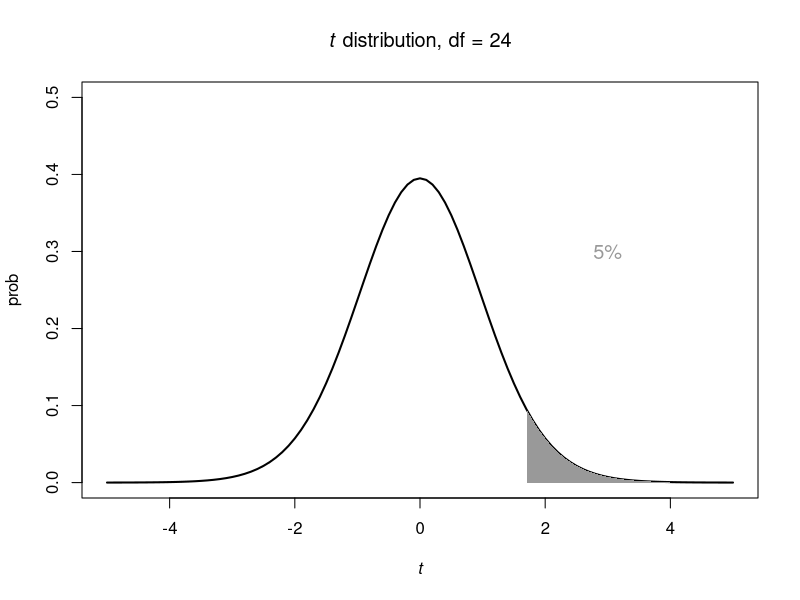
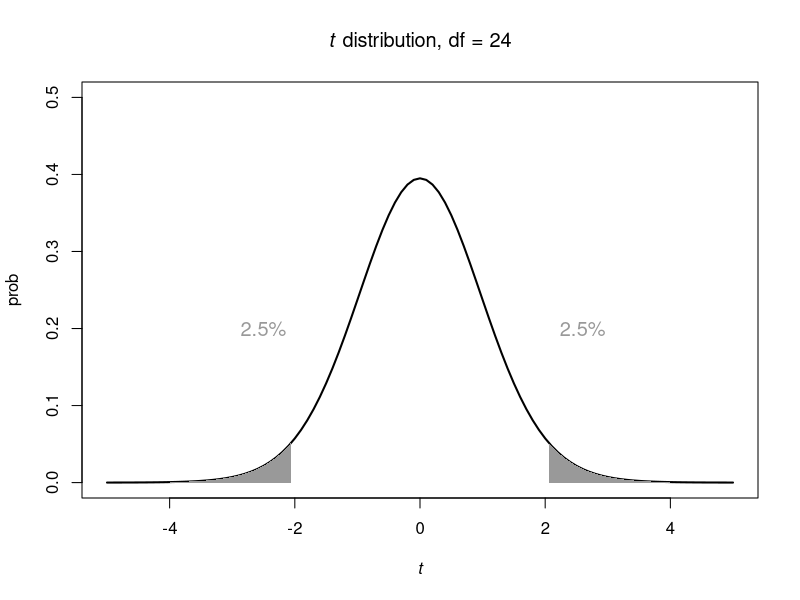
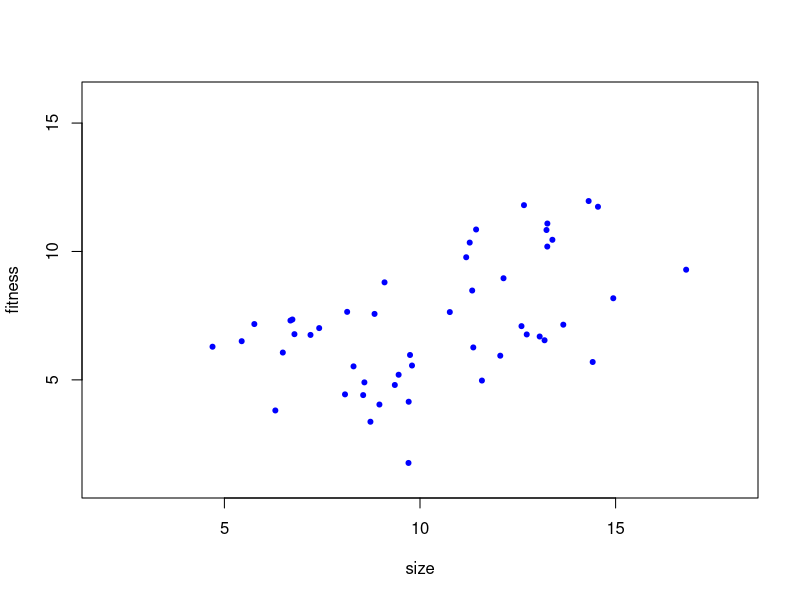
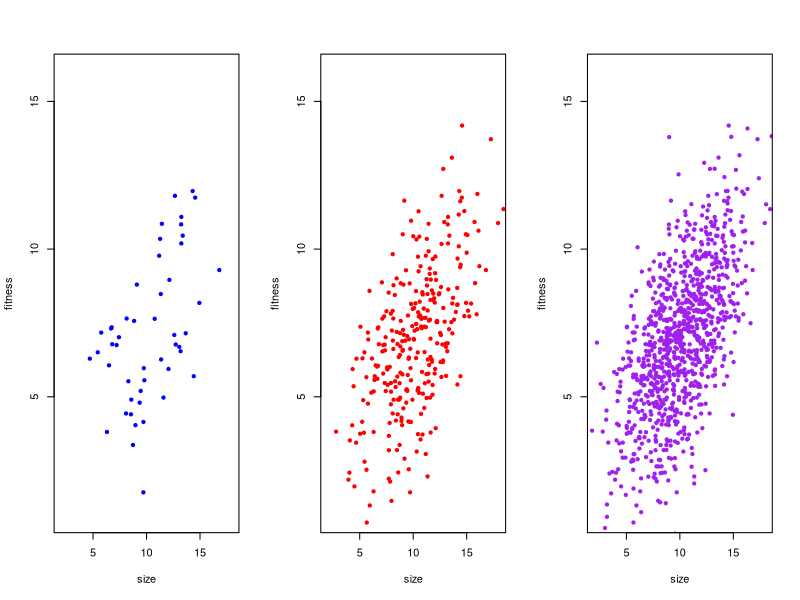
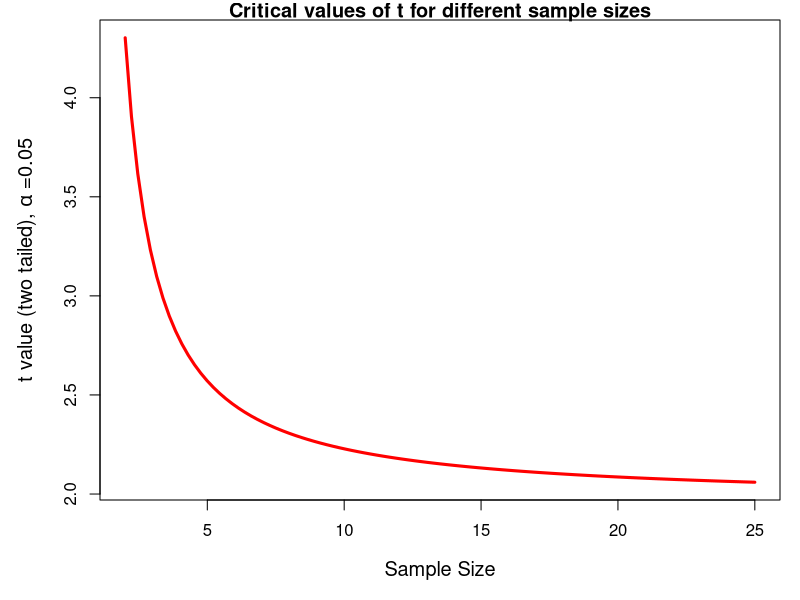
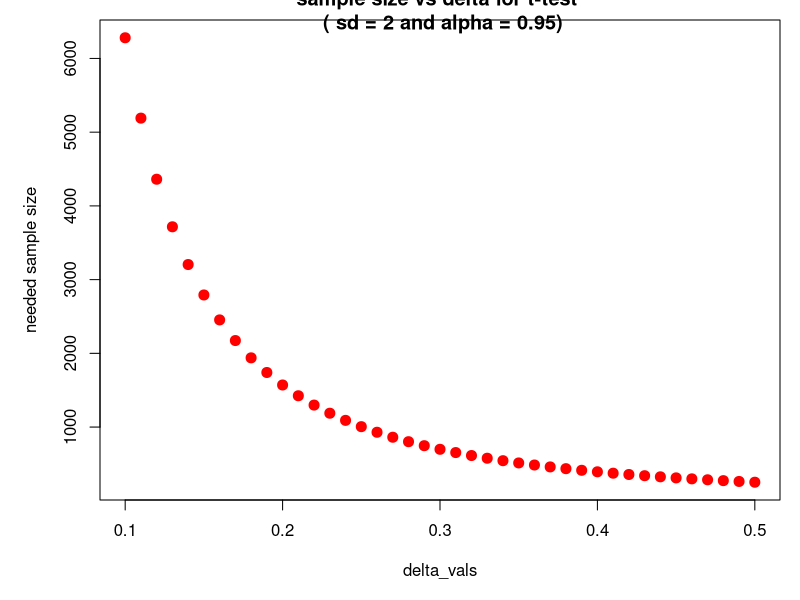

Generate these figures, in order, with R:
## ---- chunk 1
knitr::opts_chunk$set(echo = FALSE)
require(lattice)
## ---- chunk 2
curve(dt(x, 25), -5, 5, 
      lwd = 2, ylim = c(0, 0.5),
      ylab = "prob",
      xlab = expression(italic(t)),
      main = expression(paste(italic(t), " distribution, ", "df = 24")))

# one tailed
#qt(0.95, 25)

shade_x <- c(1.71, seq(1.71, 4, 0.01), 4)
shade_y <- c(0, dt(seq(1.71, 4, 0.01), 24), 0)

polygon(shade_x, shade_y, col = 'grey60', border = NA)

text(3 , 0.3, paste("5%"), cex = 1.2, col = "grey60")
## ---- chunk 3
curve(dt(x, 25), -5, 5, 
      lwd = 2, ylim = c(0, 0.5),
      ylab = "prob",
      xlab = expression(italic(t)),
      main = expression(paste(italic(t), " distribution, ", "df = 24")))

# one tailed
#qt(0.975, 24)

shade_x <- c(2.06, seq(2.06, 4, 0.01), 4)
shade_y <- c(0, dt(seq(2.06, 4, 0.01), 24), 0)

shade_x2 <- c(-4, seq(-4, -2.06, 0.01), -2.06)
shade_y2 <- c(0, dt(seq(-4, -2.06, 0.01), 24), 0)

polygon(shade_x, shade_y, col = 'grey60', border = NA)
polygon(shade_x2, shade_y2, col = 'grey60', border = NA)

text(2.6 ,0.2, paste("2.5%"), cex = 1.2, col = "grey60")
text(-2.5 ,0.2, paste("2.5%"), cex = 1.2,col = "grey60")
## ---- chunk 4
x <- rnorm (1000,  10, 3)
y <- rnorm(length(x), 2 + 0.5*x, 2)

x2 <- x[1:300]
y2 <- y[1:300]

x3 <- x[1:50]
y3 <- y[1:50]
## ---- chunk 5
par(mfrow = c(1,1))

plot(y3 ~ x3, pch = 20, col = "blue",
     ylab = "fitness", xlab = "size",
      xlim = c(2, 18), ylim = c(1, 16))
## ---- chunk 6
par(mfrow = c(1,3))
plot(y3 ~ x3, pch = 20, col = "blue",
     ylab = "fitness", xlab = "size",
      xlim = c(2, 18), ylim = c(1, 16))

plot(y2 ~ x2, pch = 20, col = "red",
     ylab = "fitness", xlab = "size",
      xlim = c(2, 18), ylim = c(1, 16))

plot( y ~ x, pch = 20, col = "purple",
      ylab = "fitness", xlab = "size",
      xlim = c(2, 18), ylim = c(1, 16))

par(mfrow = c(1,1))
## ---- chunk 7
qt(p = 0.975, df = 24)
## ---- chunk 8

par(mar = c(5, 5, 1, 1))

curve(qt(p = 0.975,df = x), 2, 25, 
    col = "red", lwd = 3, cex.lab = 1.2,
    main = "Critical values of t for different sample sizes",
    xlab = "Sample Size", 
    ylab = expression(paste("t value (two tailed), ", alpha, " =0.05")))
## ---- chunk 9
apropos("^power")
## ---- chunk 10
pwr_t_check <- power.t.test(delta = 0.5, sd = 2, 
                       sig.level = 0.05, power = 0.8)

pwr_t_check

str(pwr_t_check)

pwr_t_check$n
## ---- chunk 11
delta_vals = seq(from = 0.1, to = 0.5, by = 0.01)
delta_vals
## ---- chunk 12
pow.test <- function(x){

  pow2 <- power.t.test(delta = x, sd = 2, 
                       sig.level = 0.05, power = 0.8) # We only allow delta to vary.

  	return(pow2$n) # This pulls out the sample size we need
	}
## ---- chunk 13
power.n <- sapply(delta_vals, pow.test)
## ---- chunk 14
plot(power.n ~ delta_vals, 
     pch = 20, cex = 2, col = "red",
     ylab="needed sample size", 
     main="sample size vs delta for t-test \n ( sd = 2 and alpha = 0.95)")
## ---- chunk 15
pwr_anova_SS <- power.anova.test(groups = 6, # how many groups 
                                 between.var = 1, # between group variance
                                 within.var = 3, # within group variance
                                 sig.level = 0.05, # alpha
                                 power = .80)
